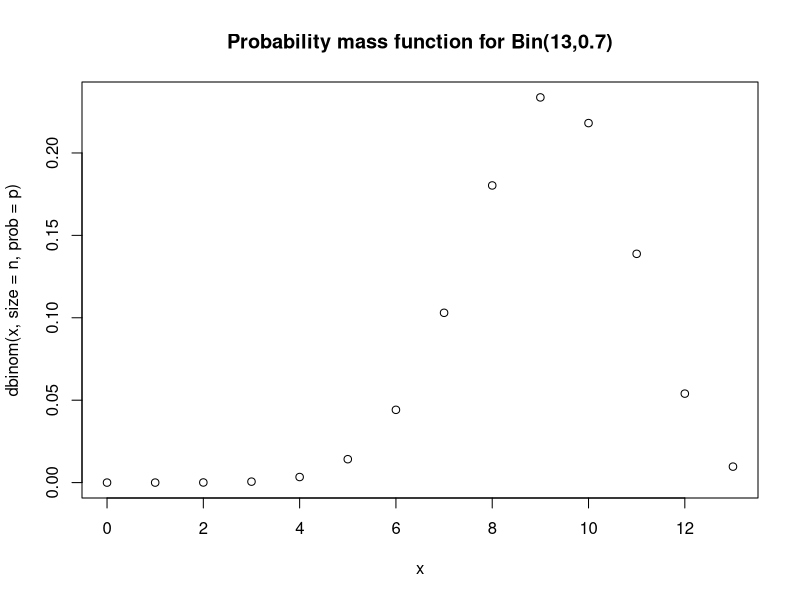
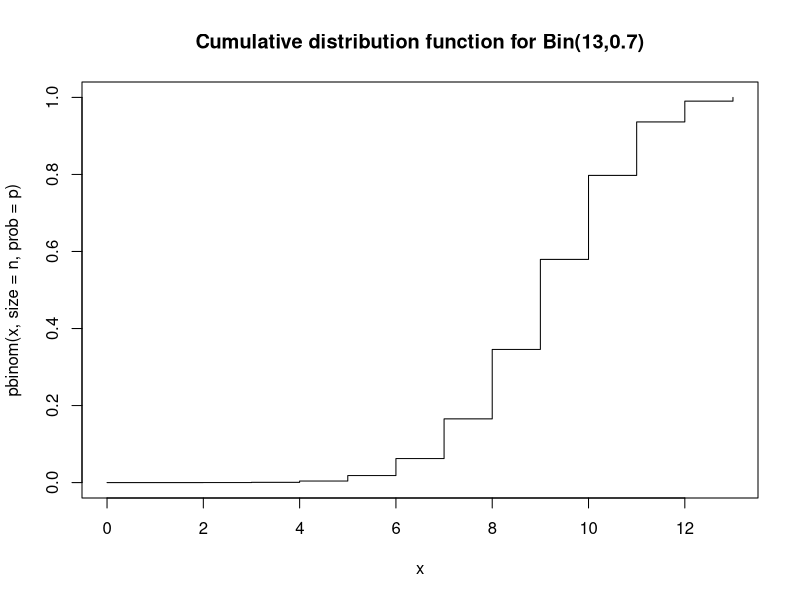
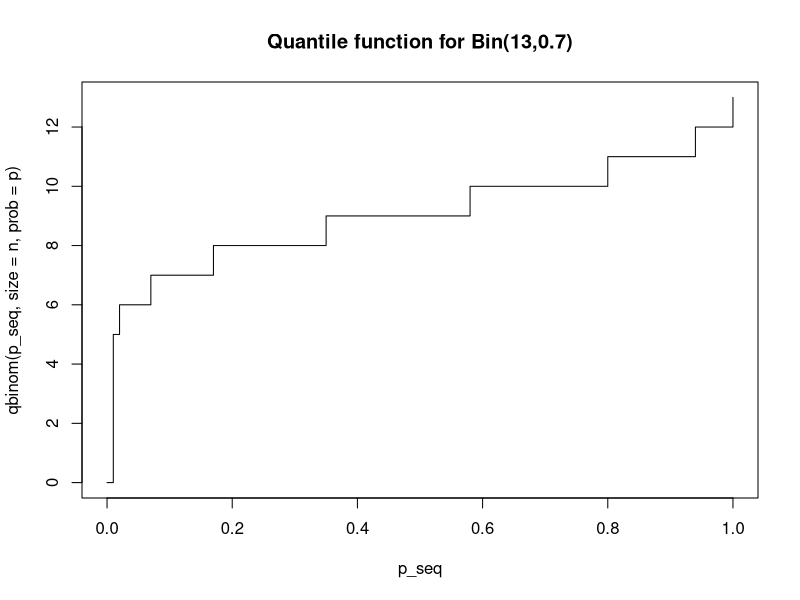
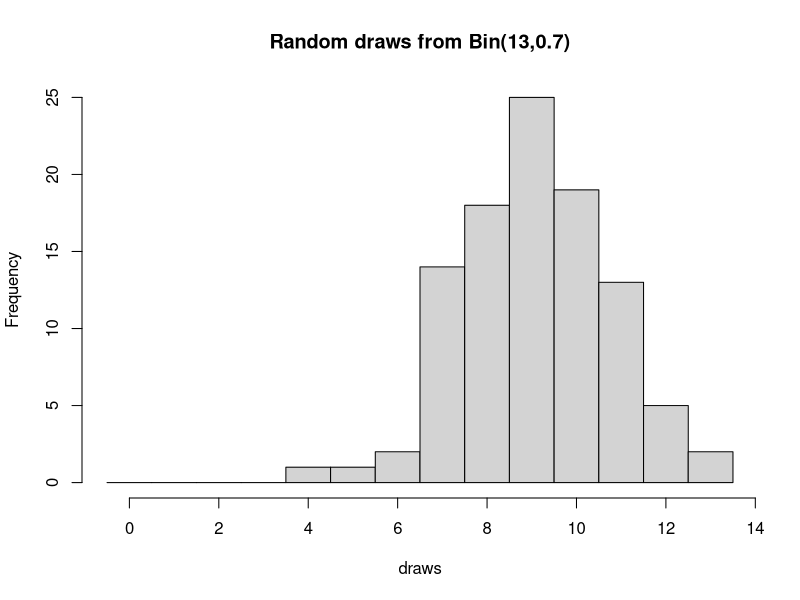
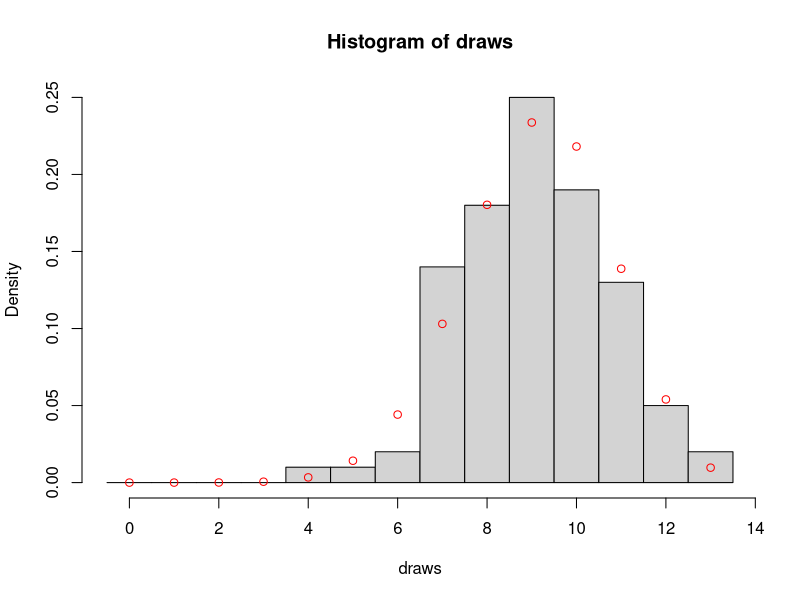
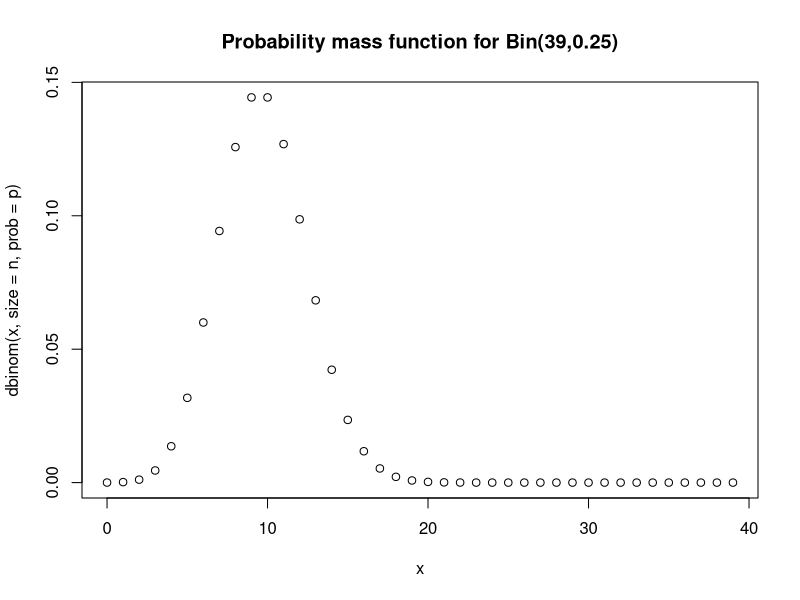
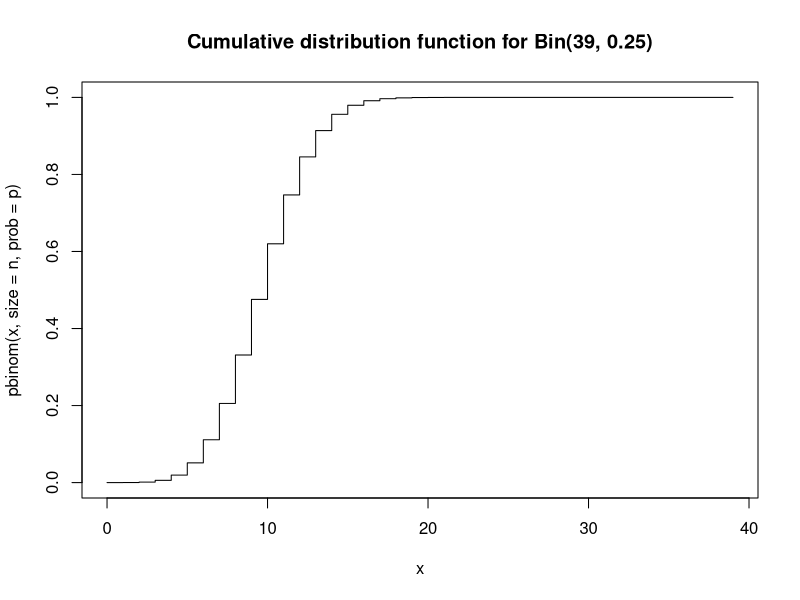
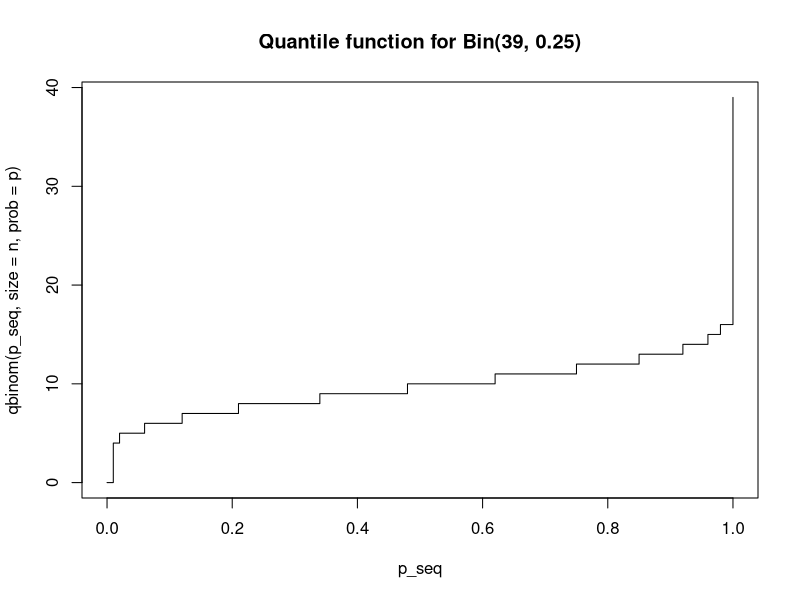

These figures' R source, in order:
## ---- chunk 1
n <- 13
p <- 0.7
x <- 0:n

plot(x, dbinom(x, size = n, prob = p), main = "Probability mass function for Bin(13,0.7)")
## ---- chunk 2
plot(x, pbinom(x, size = n, prob = p), type="s", main = "Cumulative distribution function for Bin(13,0.7)")
## ---- chunk 3
p_seq <- seq(from = 0, to = 1, length = 101)
plot(p_seq, qbinom(p_seq, size = n, prob = p), type="s", main = "Quantile function for Bin(13,0.7)")
## ---- chunk 4
draws <- rbinom(100, size = n, prob = p) # draw 100
brks  <- (0:(n+1)) - 0.5
hist(draws, breaks = brks, main = "Random draws from Bin(13,0.7)") 
## ---- chunk 5
hist(draws, breaks = brks, probability = TRUE)
points(x, dbinom(x, size = n, prob = p), col="red")
## ---- chunk 6
n <- 39
p <- 0.25
x <- 0:n

plot(x, dbinom(x, size = n, prob = p),                     main = 'Probability mass function for Bin(39,0.25)')
plot(x, pbinom(x, size = n, prob = p),         type = 's', main = 'Cumulative distribution function for Bin(39, 0.25)')
plot(p_seq, qbinom(p_seq, size = n, prob = p), type = 's', main = 'Quantile function for Bin(39, 0.25)')

draws <- rbinom(999, size = n, prob = p)
brks  <- (0:(n+1)) - 0.5
hist(draws, breaks = brks, probability = TRUE, main = "Random draws from Bin(39,0.25)")
points(x, dbinom(x, size = n, prob = p), col="red")
## ---- chunk 7
rate <- 2
x <- 0:10 # with no upper limit we need to decide on an upper limit

plot(x, dpois(x, lambda = rate), main = "Probability mass function for Po(2)") 
## ---- chunk 8
plot(x, ppois(x, lambda = rate), type="s", main = "Cumulative distribution function for Po(2)")
## ---- chunk 9
plot(p_seq, qpois(p_seq, lambda = rate), type="s", ylim=c(0,10), main = "Quantile function for Po(2)") # Change the y limits for comparison purposes
## ---- chunk 10
draws <- rpois(100, lambda = rate)

hist(draws, breaks = (0:(max(draws)+1)) - 0.5, probability = TRUE, main = "Random draws from Po(s)")
points(x, dpois(x, lambda = rate), col="red")
## ---- chunk 11
rate <- 23
x <- 5:40 # with no upper limit we need to decide on an upper limit

plot(x, dpois(x, lambda = rate),                   main = 'Probability mass function for Po(23)')
plot(x, ppois(x, lambda = rate),         type="s", main = 'Cumulative distribution function for Po(23)')
plot(p_seq, qpois(p_seq, lambda = rate), type="s", main = 'Quantile function for Po(23)')

draws <- rpois(999, lambda = rate) 
hist(draws, breaks = (min(draws):(max(draws)+1)) - 0.5, probability = TRUE, main = "Random draws from Po(23)")
points(x, dpois(x, lambda = rate), col="red")
## ---- chunk 12
a <- 0
b <- 1
curve(dunif(x, min = a, max = b), from = -1, to = 2,
      xlab='y', ylab='f(y)', main='Probability density function for Unif(0,1)')
## ---- chunk 13
curve(punif(x, min = a, max = b), from = -1, to = 2,
      xlab='y', ylab='f(y)', main='Cumulative distribution function for Unif(0,1)')
## ---- chunk 14
curve(qunif(x, min = a, max = b), from = 0, to = 1,
      xlab='y', ylab='f(y)', main='Quantile function for Unif(0,1)')
## ---- chunk 15
random_uniforms <- runif(100, min = a, max = b)
hist(random_uniforms, probability = TRUE, main = "Random draws from Unif(0,1)")
curve(dunif(x, min = a, max = b), add = TRUE, col="red")
## ---- chunk 16
a <- 13
b <- 65

opar = par(mfrow=c(2,2)) # Create a 2x2 grid of figures
curve(dunif(x, min = a, max = b), from = a-1, to = b+1,
      xlab='y', ylab='f(y)', main='Probability density function for Unif(13,65)')
curve(punif(x, min = a, max = b), from = a-1, to = b+1,
      xlab='y', ylab='f(y)', main='Cumulative distribution function for Unif(13,65)')
curve(qunif(x, min = a, max = b), from = 0, to = 1,
      xlab='y', ylab='f(y)', main='Quantile function for Unif(13,65)')
random_uniforms <- runif(999, min = a, max = b)
hist(random_uniforms, probability = TRUE, main = "Random draws from Unif(13,65)")
curve(dunif(x, min = a, max = b), add=TRUE, col="red")
par(opar)
## ---- chunk 17
mu    <- 0
sigma <- 1 # standard deviation

curve(dnorm(x, mean = mu, sd = sigma), # notice the 3rd argument is the sd
      from = -4, to = 4,
      main = "PDF for a standard normal")
## ---- chunk 18
curve(pnorm(x, mean = mu, sd = sigma), 
      from = -4, to = 4,
      main = "CDF for a standard normal",
      ylab = "F(x)")
## ---- chunk 19
curve(qnorm(x, mean = mu, sd = sigma),
      from = 0, to = 1, 
      main = "Quantile function for a standard normal")
## ---- chunk 20
draws <- rnorm(100, mean = mu, sd = sigma)
hist(draws, probability = TRUE)
curve(dnorm(x, mean = mu, sd = sigma), add = TRUE, col = "red")
## ---- chunk 21
mu    <- -4
sigma <- sqrt(3) # standard deviation!!!

opar = par(mfrow=c(2,2))
curve(dnorm(x, mean = mu, sd = sigma), 
      from = mu-4*sigma, to = mu+4*sigma,
      main = "PDF for a normal")

curve(pnorm(x, mean = mu, sd = sigma), 
      from = mu-4*sigma, to = mu+4*sigma,
      main = "CDF for a normal")

curve(qnorm(x, mean = mu, sd = sigma),
      from = 0, to = 1, 
      main = "Quantile function for a normal")

draws <- rnorm(999, mean = mu, sd = sigma)
hist(draws, probability = TRUE)
curve(dnorm(x, mean = mu, sd = sigma), add = TRUE, col = "red")
par(opar)
## ---- chunk 22
# Try any values for mu and sigma
mu    <- 0
sigma <- 1

pnorm(mu+1*sigma, mean = mu, sd = sigma) - pnorm(mu-1*sigma, mean = mu, sd = sigma)
pnorm(mu+2*sigma, mean = mu, sd = sigma) - pnorm(mu-2*sigma, mean = mu, sd = sigma)
pnorm(mu+3*sigma, mean = mu, sd = sigma) - pnorm(mu-3*sigma, mean = mu, sd = sigma)

## ---- chunk 23
n <- 70
p <- 0.015

dbinom(0, size = n, prob = p)
1-pbinom(2, size = n, prob = p)
## ---- chunk 24
a <- 2
b <- 3

opar = par(mfrow=c(2,2))
curve(dbeta(x, shape1 = a, shape2 = b), main = "PDF for a beta distribution")
curve(pbeta(x, shape1 = a, shape2 = b), main = "CDF for a beta distribution")
curve(qbeta(x, shape1 = a, shape2 = b), main = "Quantile function for a beta distribution")

draws <- rbeta(999, shape1 = a, shape2 = b)
hist(draws, probability = TRUE)
curve(dbeta(x, shape1 = a, shape2 = b), col = "red", add = TRUE)
par(opar)
